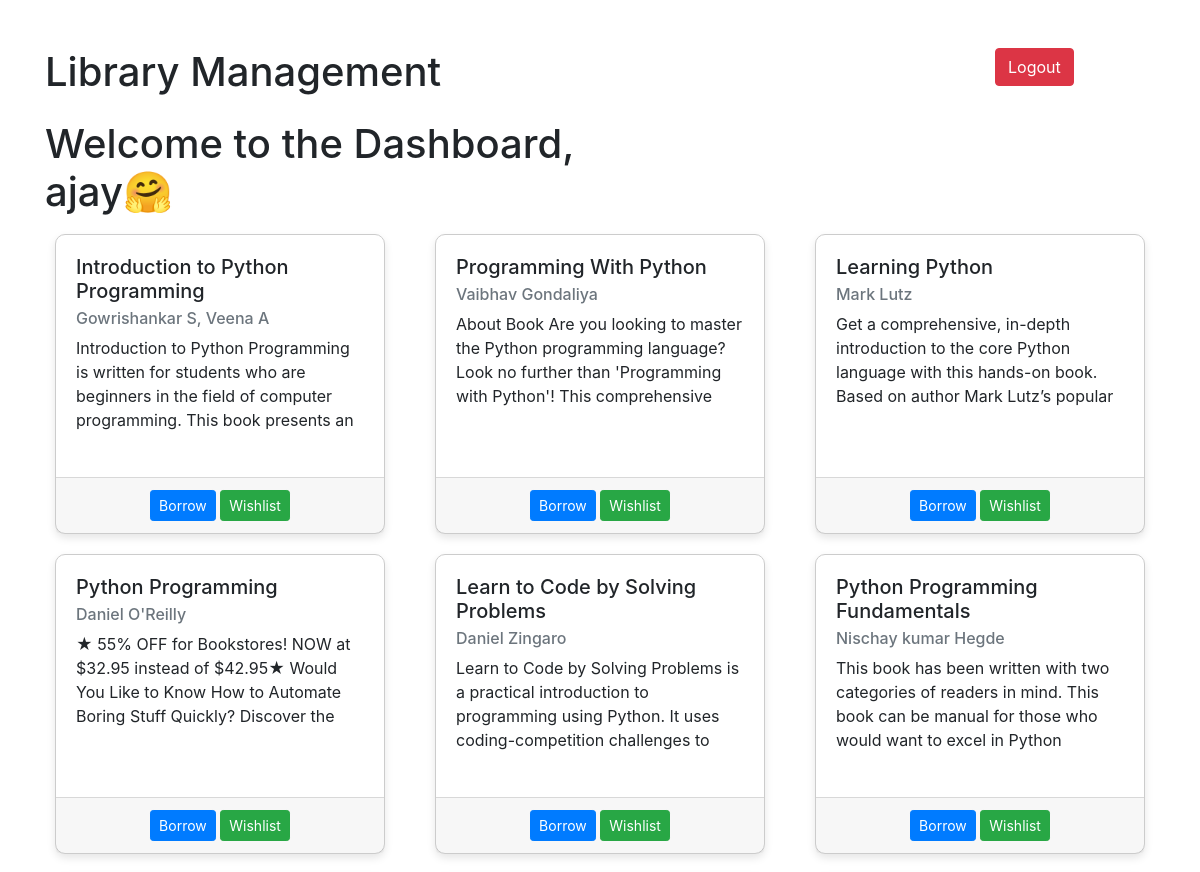
The page /dashboard (signed in, upper part) on the database as committed earlier.
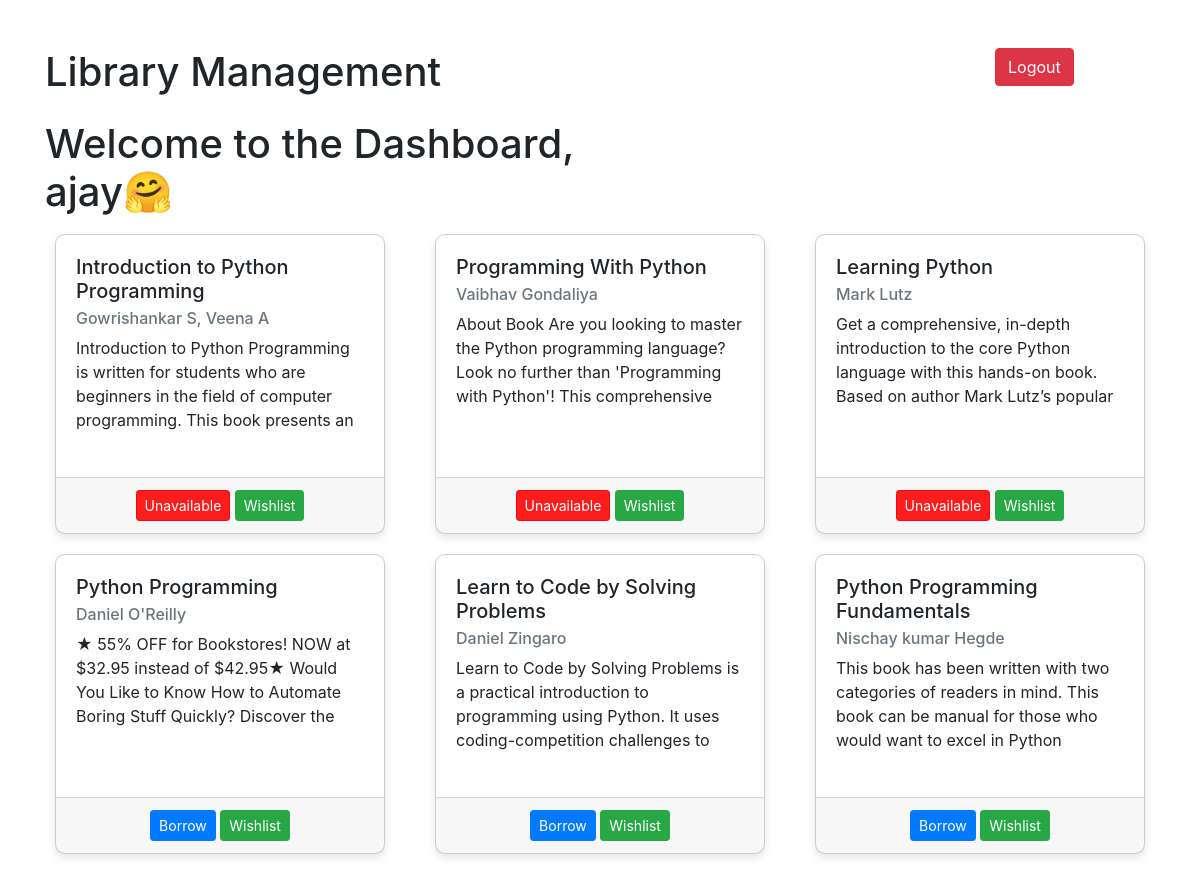
The same page on the database as committed later.
### models.py (models this page shows, shortened)
class User(UserMixin,db.Model):
    id = db.Column(db.Integer, primary_key=True)
    username = db.Column(db.String(20), unique = False, nullable = False)
    phone = db.Column(db.String(20), unique = False, nullable = False)
    email = db.Column(db.String(100), unique = True , nullable = False )
    password = db.Column(db.String(50), unique = False , nullable = False)
    address = db.Column(db.String(20))
    country = db.Column(db.String(20))
    users = db.relationship('Borrow',backref='user',lazy=True)

class Book(db.Model):
    id = db.Column(db.Integer, primary_key = True )
    title = db.Column(db.String(50),unique = False , nullable = False)
    author = db.Column(db.String(50),unique = False , nullable = False )
    description = db.Column(db.Text)
    status = db.Column(db.String(20), default="Available")
    books = db.relationship('Borrow',backref='book',lazy=True)

### app.py (the view)
@app.route('/dashboard', methods=['GET','POST'])
@login_required
def dashboard():
    books = Book.query.all()
    borrow = Borrow.query.all()
    return render_template('dashboard.html', books = books, borrow = borrow )

### app.py (called while the page is built)
@login_manager.user_loader
def load_user(user_id):
    return User.query.get(int(user_id))

### templates/dashboard.html (shortened to what this page needs)
{% extends 'base.html' %}
{% block style %}
  <link rel="stylesheet" href="https://maxcdn.bootstrapcdn.com/bootstrap/4.0.0/css/bootstrap.min.css" />
{% endblock %}
{% block body %}
  <div class="container mt-5">
    <div class="row">
      <div class="col-md-6">
        <h1 class="mb-4">Library Management</h1>
        <h1>Welcome to the Dashboard, {{ current_user.username }}🤗</h1>
      </div>
      <div class="col-md-4">
      </div>
      <div class="col-md-2">
        <a href="{{ url_for('logout') }}" class="btn btn-danger">Logout</a>
      </div>
    </div>
    <div class="row">
      {% for book in books %}
        <div class="col-md-4">
          <div class="card book-card">
            <div class="card-body">
              <h5 class="card-title">{{ book.title }}</h5>
              <h6 class="card-subtitle mb-2 text-muted">{{ book.author }}</h6>
              <p class="card-text description">{{ book.description }}</p>
            </div>
            <div class="card-footer text-center">
            {% if book.status == 'Available' %}
              <a href="/borrow/{{ current_user.id }}/{{ book.id }}" class="btn btn-sm borrow-btn">Borrow</a>
              {% else %}
              {% set user_has_borrowed = false %}
              {% if not user_has_borrowed %}
                  <a href="/borrow/{{ current_user.id }}/{{ book.id }}" class="btn btn-sm unavailable-btn"> Unavailable </a>
              {% endif %}
          {% endif %}
              <a href="#" class="btn btn-sm wishlist-btn">Wishlist</a>
            </div>
          </div>
        </div>
      {% endfor %}
    </div>
  </div>
{% endblock %}

### templates/base.html (shortened to what this page needs)
<!DOCTYPE html>
<html lang="en">
<head>
        <link href="https://cdn.jsdelivr.net/npm/bootstrap@5.0.2/dist/css/bootstrap.min.css" rel="stylesheet">
        <link rel="stylesheet" href="https://cdnjs.cloudflare.com/ajax/libs/font-awesome/6.5.1/css/all.min.css">
        {% block style %}
        {% endblock style %}
</head>
<body>
    {% block body %}
    {% endblock body %}
</body>
</html>

### templates/dashboard.html (style rules this page uses)
.book-card { border: 1px solid #ccc; border-radius: 10px; margin: 10px; box-shadow: 0 4px 8px rgba(0, 0, 0, 0.1); transition: transform 0.3s ease-in-out; height: 300px; }
.description { max-height: 100px; overflow: hidden; text-overflow: ellipsis; }
.borrow-btn { color: #fff; background-color: #007bff; border: 1px solid #007bff; }
.unavailable-btn { color: #fff; background-color: rgba(255, 0, 0, 0.884); border: 1px solid #ff0015; }
.wishlist-btn { color: #fff; background-color: #28a745; border: 1px solid #28a745; }

Rows that differ between the two databases and show on the page:
changed Book "Introduction to Python Programming": status "Borrow" → "Unavailable"
changed Book "Programming With Python": status "Borrow" → "Unavailable"
changed Book "Learning Python": status "Borrow" → "Unavailable"
